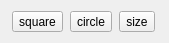
<?xml version="1.0" encoding="UTF-8"?>
<!--
 Addle source code
 Copyright 2019 Eleanor Hawk
 Modification and distribution permitted under the terms of the MIT License.
 See "LICENSE" for full details.
-->
<ui version="4.0">
 <class>Form</class>
 <widget class="QWidget" name="Form">
  <property name="geometry">
   <rect>
    <x>0</x>
    <y>0</y>
    <width>169</width>
    <height>43</height>
   </rect>
  </property>
  <property name="sizePolicy">
   <sizepolicy hsizetype="Maximum" vsizetype="Maximum">
    <horstretch>0</horstretch>
    <verstretch>0</verstretch>
   </sizepolicy>
  </property>
  <property name="windowTitle">
   <string>Form</string>
  </property>
  <layout class="QHBoxLayout" name="horizontalLayout">
   <item>
    <widget class="QToolButton" name="toolButton_2">
     <property name="text">
      <string>square</string>
     </property>
    </widget>
   </item>
   <item>
    <widget class="QToolButton" name="toolButton">
     <property name="text">
      <string>circle</string>
     </property>
    </widget>
   </item>
   <item>
    <widget class="QToolButton" name="toolButton_4">
     <property name="text">
      <string>size</string>
     </property>
    </widget>
   </item>
  </layout>
 </widget>
 <resources/>
 <connections/>
</ui>
